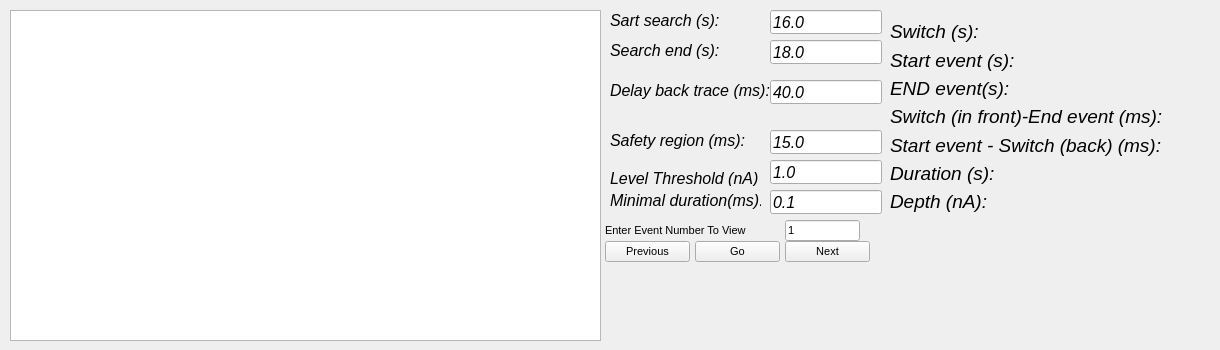
         <widget class="QWidget" name="tab_8">
          <attribute name="title">
           <string>pingpong</string>
          </attribute>
          <widget class="PlotWidget" name="plot_pingpong">
           <property name="geometry">
            <rect>
             <x>10</x>
             <y>10</y>
             <width>591</width>
             <height>331</height>
            </rect>
           </property>
           <property name="sizePolicy">
            <sizepolicy hsizetype="Expanding" vsizetype="Expanding">
             <horstretch>0</horstretch>
             <verstretch>0</verstretch>
            </sizepolicy>
           </property>
           <property name="font">
            <font>
             <family>Arial</family>
             <pointsize>8</pointsize>
             <weight>50</weight>
             <bold>false</bold>
            </font>
           </property>
           <property name="styleSheet">
            <string notr="true">border-color: rgb(0, 0, 0);</string>
           </property>
           <property name="frameShape">
            <enum>QFrame::StyledPanel</enum>
           </property>
          </widget>
          <widget class="QWidget" name="layoutWidget_2">
           <property name="geometry">
            <rect>
             <x>600</x>
             <y>220</y>
             <width>275</width>
             <height>47</height>
            </rect>
           </property>
           <layout class="QGridLayout" name="gridLayout_18">
            <property name="leftMargin">
             <number>5</number>
            </property>
            <property name="rightMargin">
             <number>5</number>
            </property>
            <property name="bottomMargin">
             <number>5</number>
            </property>
            <property name="horizontalSpacing">
             <number>5</number>
            </property>
            <property name="verticalSpacing">
             <number>0</number>
            </property>
            <item row="0" column="2">
             <widget class="QLineEdit" name="pingpong_event_number">
              <property name="enabled">
               <bool>true</bool>
              </property>
              <property name="sizePolicy">
               <sizepolicy hsizetype="Fixed" vsizetype="Expanding">
                <horstretch>0</horstretch>
                <verstretch>0</verstretch>
               </sizepolicy>
              </property>
              <property name="maximumSize">
               <size>
                <width>75</width>
                <height>25</height>
               </size>
              </property>
              <property name="font">
               <font>
                <family>Arial</family>
                <pointsize>8</pointsize>
                <weight>50</weight>
                <bold>false</bold>
               </font>
              </property>
              <property name="text">
               <string>1</string>
              </property>
             </widget>
            </item>
            <item row="1" column="0">
             <widget class="QPushButton" name="previousbutton_pingpong">
              <property name="sizePolicy">
               <sizepolicy hsizetype="Expanding" vsizetype="Expanding">
                <horstretch>0</horstretch>
                <verstretch>0</verstretch>
               </sizepolicy>
              </property>
              <property name="minimumSize">
               <size>
                <width>0</width>
                <height>5</height>
               </size>
              </property>
              <property name="maximumSize">
               <size>
                <width>16777215</width>
                <height>25</height>
               </size>
              </property>
              <property name="font">
               <font>
                <family>Arial</family>
                <pointsize>8</pointsize>
                <weight>50</weight>
                <bold>false</bold>
               </font>
              </property>
              <property name="text">
               <string>Previous</string>
              </property>
             </widget>
            </item>
            <item row="1" column="1">
             <widget class="QPushButton" name="gobutton_pingpong">
              <property name="sizePolicy">
               <sizepolicy hsizetype="Expanding" vsizetype="Expanding">
                <horstretch>0</horstretch>
                <verstretch>0</verstretch>
               </sizepolicy>
              </property>
              <property name="minimumSize">
               <size>
                <width>0</width>
                <height>5</height>
               </size>
              </property>
              <property name="maximumSize">
               <size>
                <width>16777215</width>
                <height>25</height>
               </size>
              </property>
              <property name="font">
               <font>
                <family>Arial</family>
                <pointsize>8</pointsize>
                <weight>50</weight>
                <bold>false</bold>
               </font>
              </property>
              <property name="text">
               <string>Go</string>
              </property>
             </widget>
            </item>
            <item row="1" column="2">
             <widget class="QPushButton" name="nextbutton_pingpong">
              <property name="sizePolicy">
               <sizepolicy hsizetype="Expanding" vsizetype="Expanding">
                <horstretch>0</horstretch>
                <verstretch>0</verstretch>
               </sizepolicy>
              </property>
              <property name="minimumSize">
               <size>
                <width>0</width>
                <height>5</height>
               </size>
              </property>
              <property name="maximumSize">
               <size>
                <width>16777215</width>
                <height>25</height>
               </size>
              </property>
              <property name="font">
               <font>
                <family>Arial</family>
                <pointsize>8</pointsize>
                <weight>50</weight>
                <bold>false</bold>
               </font>
              </property>
              <property name="text">
               <string>Next</string>
              </property>
             </widget>
            </item>
            <item row="0" column="0" colspan="2">
             <widget class="QLabel" name="label_30">
              <property name="enabled">
               <bool>true</bool>
              </property>
              <property name="sizePolicy">
               <sizepolicy hsizetype="Fixed" vsizetype="Expanding">
                <horstretch>0</horstretch>
                <verstretch>0</verstretch>
               </sizepolicy>
              </property>
              <property name="maximumSize">
               <size>
                <width>16777215</width>
                <height>25</height>
               </size>
              </property>
              <property name="font">
               <font>
                <family>Arial</family>
                <pointsize>8</pointsize>
                <weight>50</weight>
                <bold>false</bold>
               </font>
              </property>
              <property name="text">
               <string>Enter Event Number To View</string>
              </property>
             </widget>
            </item>
           </layout>
          </widget>
          <widget class="QLabel" name="label_31">
           <property name="geometry">
            <rect>
             <x>610</x>
             <y>10</y>
             <width>121</width>
             <height>21</height>
            </rect>
           </property>
           <property name="sizePolicy">
            <sizepolicy hsizetype="Fixed" vsizetype="Fixed">
             <horstretch>0</horstretch>
             <verstretch>0</verstretch>
            </sizepolicy>
           </property>
           <property name="font">
            <font>
             <family>Ubuntu</family>
             <pointsize>12</pointsize>
             <weight>50</weight>
             <italic>true</italic>
             <bold>false</bold>
            </font>
           </property>
           <property name="text">
            <string>Sart search (s):</string>
           </property>
          </widget>
          <widget class="QLineEdit" name="Start_search_value">
           <property name="geometry">
            <rect>
             <x>770</x>
             <y>10</y>
             <width>112</width>
             <height>24</height>
            </rect>
           </property>
           <property name="sizePolicy">
            <sizepolicy hsizetype="Fixed" vsizetype="Fixed">
             <horstretch>0</horstretch>
             <verstretch>0</verstretch>
            </sizepolicy>
           </property>
           <property name="font">
            <font>
             <family>Ubuntu</family>
             <pointsize>12</pointsize>
             <weight>50</weight>
             <italic>true</italic>
             <bold>false</bold>
            </font>
           </property>
           <property name="text">
            <string>16.0</string>
           </property>
          </widget>
          <widget class="QWidget" name="layoutWidget_3">
           <property name="geometry">
            <rect>
             <x>890</x>
             <y>20</y>
             <width>321</width>
             <height>192</height>
            </rect>
           </property>
           <layout class="QVBoxLayout" name="verticalLayout">
            <item>
             <widget class="QLabel" name="switchtext">
              <property name="sizePolicy">
               <sizepolicy hsizetype="Fixed" vsizetype="Fixed">
                <horstretch>0</horstretch>
                <verstretch>0</verstretch>
               </sizepolicy>
              </property>
              <property name="font">
               <font>
                <family>Ubuntu</family>
                <pointsize>14</pointsize>
                <weight>50</weight>
                <italic>true</italic>
                <bold>false</bold>
               </font>
              </property>
              <property name="text">
               <string>Switch (s):</string>
              </property>
              <property name="buddy">
               <cstring>switchtext</cstring>
              </property>
             </widget>
            </item>
            <item>
             <widget class="QLabel" name="starteventtext">
              <property name="sizePolicy">
               <sizepolicy hsizetype="Fixed" vsizetype="Fixed">
                <horstretch>0</horstretch>
                <verstretch>0</verstretch>
               </sizepolicy>
              </property>
              <property name="font">
               <font>
                <family>Ubuntu</family>
                <pointsize>14</pointsize>
                <weight>50</weight>
                <italic>true</italic>
                <bold>false</bold>
               </font>
              </property>
              <property name="text">
               <string>Start event (s):</string>
              </property>
             </widget>
            </item>
            <item>
             <widget class="QLabel" name="endeventtext">
              <property name="sizePolicy">
               <sizepolicy hsizetype="Fixed" vsizetype="Fixed">
                <horstretch>0</horstretch>
                <verstretch>0</verstretch>
               </sizepolicy>
              </property>
              <property name="font">
               <font>
                <family>Ubuntu</family>
                <pointsize>14</pointsize>
                <weight>50</weight>
                <italic>true</italic>
                <bold>false</bold>
               </font>
              </property>
              <property name="text">
               <string>END event(s):</string>
              </property>
             </widget>
            </item>
            <item>
             <widget class="QLabel" name="switchend">
              <property name="font">
               <font>
                <pointsize>14</pointsize>
                <italic>true</italic>
               </font>
              </property>
              <property name="text">
               <string>Switch (in front)-End event (ms):</string>
              </property>
             </widget>
            </item>
            <item>
             <widget class="QLabel" name="startswitch">
              <property name="font">
               <font>
                <pointsize>14</pointsize>
                <italic>true</italic>
               </font>
              </property>
              <property name="text">
               <string>Start event - Switch (back) (ms):</string>
              </property>
             </widget>
            </item>
            <item>
             <widget class="QLabel" name="durationtext">
              <property name="font">
               <font>
                <pointsize>14</pointsize>
                <italic>true</italic>
               </font>
              </property>
              <property name="text">
               <string>Duration (s):</string>
              </property>
             </widget>
            </item>
            <item>
             <widget class="QLabel" name="depthtext">
              <property name="font">
               <font>
                <pointsize>14</pointsize>
                <italic>true</italic>
               </font>
              </property>
              <property name="text">
               <string>Depth (nA):</string>
              </property>
             </widget>
            </item>
           </layout>
          </widget>
          <widget class="QLineEdit" name="min_duration">
           <property name="geometry">
            <rect>
             <x>770</x>
             <y>190</y>
             <width>112</width>
             <height>24</height>
            </rect>
           </property>
           <property name="sizePolicy">
            <sizepolicy hsizetype="Fixed" vsizetype="Fixed">
             <horstretch>0</horstretch>
             <verstretch>0</verstretch>
            </sizepolicy>
           </property>
           <property name="font">
            <font>
             <family>Ubuntu</family>
             <pointsize>12</pointsize>
             <weight>50</weight>
             <italic>true</italic>
             <bold>false</bold>
            </font>
           </property>
           <property name="text">
            <string>0.1</string>
           </property>
          </widget>
          <widget class="QLabel" name="label_34">
           <property name="geometry">
            <rect>
             <x>610</x>
             <y>190</y>
             <width>151</width>
             <height>21</height>
            </rect>
           </property>
           <property name="sizePolicy">
            <sizepolicy hsizetype="Fixed" vsizetype="Fixed">
             <horstretch>0</horstretch>
             <verstretch>0</verstretch>
            </sizepolicy>
           </property>
           <property name="font">
            <font>
             <family>Ubuntu</family>
             <pointsize>12</pointsize>
             <weight>50</weight>
             <italic>true</italic>
             <bold>false</bold>
            </font>
           </property>
           <property name="text">
            <string>Minimal duration(ms):</string>
           </property>
          </widget>
          <widget class="QLabel" name="label_35">
           <property name="geometry">
            <rect>
             <x>610</x>
             <y>80</y>
             <width>161</width>
             <height>21</height>
            </rect>
           </property>
           <property name="sizePolicy">
            <sizepolicy hsizetype="Fixed" vsizetype="Fixed">
             <horstretch>0</horstretch>
             <verstretch>0</verstretch>
            </sizepolicy>
           </property>
           <property name="font">
            <font>
             <family>Ubuntu</family>
             <pointsize>12</pointsize>
             <weight>50</weight>
             <italic>true</italic>
             <bold>false</bold>
            </font>
           </property>
           <property name="text">
            <string>Delay back trace (ms):</string>
           </property>
          </widget>
          <widget class="QLineEdit" name="Delay_back_trace">
           <property name="geometry">
            <rect>
             <x>770</x>
             <y>80</y>
             <width>112</width>
             <height>24</height>
            </rect>
           </property>
           <property name="sizePolicy">
            <sizepolicy hsizetype="Fixed" vsizetype="Fixed">
             <horstretch>0</horstretch>
             <verstretch>0</verstretch>
            </sizepolicy>
           </property>
           <property name="font">
            <font>
             <family>Ubuntu</family>
             <pointsize>12</pointsize>
             <weight>50</weight>
             <italic>true</italic>
             <bold>false</bold>
            </font>
           </property>
           <property name="text">
            <string>40.0</string>
           </property>
          </widget>
          <widget class="QLabel" name="label_6">
           <property name="geometry">
            <rect>
             <x>610</x>
             <y>170</y>
             <width>151</width>
             <height>16</height>
            </rect>
           </property>
           <property name="sizePolicy">
            <sizepolicy hsizetype="Fixed" vsizetype="Fixed">
             <horstretch>0</horstretch>
             <verstretch>0</verstretch>
            </sizepolicy>
           </property>
           <property name="font">
            <font>
             <family>Ubuntu</family>
             <pointsize>12</pointsize>
             <weight>50</weight>
             <italic>true</italic>
             <bold>false</bold>
            </font>
           </property>
           <property name="text">
            <string>Level Threshold (nA)</string>
           </property>
          </widget>
          <widget class="QLineEdit" name="levelthresholdentry">
           <property name="geometry">
            <rect>
             <x>770</x>
             <y>160</y>
             <width>112</width>
             <height>24</height>
            </rect>
           </property>
           <property name="sizePolicy">
            <sizepolicy hsizetype="Fixed" vsizetype="Fixed">
             <horstretch>0</horstretch>
             <verstretch>0</verstretch>
            </sizepolicy>
           </property>
           <property name="font">
            <font>
             <family>Ubuntu</family>
             <pointsize>12</pointsize>
             <weight>50</weight>
             <italic>true</italic>
             <bold>false</bold>
            </font>
           </property>
           <property name="text">
            <string>1.0</string>
           </property>
          </widget>
          <widget class="QLabel" name="label_36">
           <property name="geometry">
            <rect>
             <x>610</x>
             <y>130</y>
             <width>161</width>
             <height>21</height>
            </rect>
           </property>
           <property name="sizePolicy">
            <sizepolicy hsizetype="Fixed" vsizetype="Fixed">
             <horstretch>0</horstretch>
             <verstretch>0</verstretch>
            </sizepolicy>
           </property>
           <property name="font">
            <font>
             <family>Ubuntu</family>
             <pointsize>12</pointsize>
             <weight>50</weight>
             <italic>true</italic>
             <bold>false</bold>
            </font>
           </property>
           <property name="text">
            <string>Safety region (ms):</string>
           </property>
          </widget>
          <widget class="QLineEdit" name="Safety_region">
           <property name="geometry">
            <rect>
             <x>770</x>
             <y>130</y>
             <width>112</width>
             <height>24</height>
            </rect>
           </property>
           <property name="sizePolicy">
            <sizepolicy hsizetype="Fixed" vsizetype="Fixed">
             <horstretch>0</horstretch>
             <verstretch>0</verstretch>
            </sizepolicy>
           </property>
           <property name="font">
            <font>
             <family>Ubuntu</family>
             <pointsize>12</pointsize>
             <weight>50</weight>
             <italic>true</italic>
             <bold>false</bold>
            </font>
           </property>
           <property name="text">
            <string>15.0</string>
           </property>
          </widget>
          <widget class="QLabel" name="label_33">
           <property name="geometry">
            <rect>
             <x>610</x>
             <y>40</y>
             <width>161</width>
             <height>21</height>
            </rect>
           </property>
           <property name="sizePolicy">
            <sizepolicy hsizetype="Fixed" vsizetype="Fixed">
             <horstretch>0</horstretch>
             <verstretch>0</verstretch>
            </sizepolicy>
           </property>
           <property name="font">
            <font>
             <family>Ubuntu</family>
             <pointsize>12</pointsize>
             <weight>50</weight>
             <italic>true</italic>
             <bold>false</bold>
            </font>
           </property>
           <property name="text">
            <string>Search end (s):</string>
           </property>
          </widget>
          <widget class="QLineEdit" name="End_search_value">
           <property name="geometry">
            <rect>
             <x>770</x>
             <y>40</y>
             <width>112</width>
             <height>24</height>
            </rect>
           </property>
           <property name="sizePolicy">
            <sizepolicy hsizetype="Fixed" vsizetype="Fixed">
             <horstretch>0</horstretch>
             <verstretch>0</verstretch>
            </sizepolicy>
           </property>
           <property name="font">
            <font>
             <family>Ubuntu</family>
             <pointsize>12</pointsize>
             <weight>50</weight>
             <italic>true</italic>
             <bold>false</bold>
            </font>
           </property>
           <property name="text">
            <string>18.0</string>
           </property>
          </widget>
         </widget>
